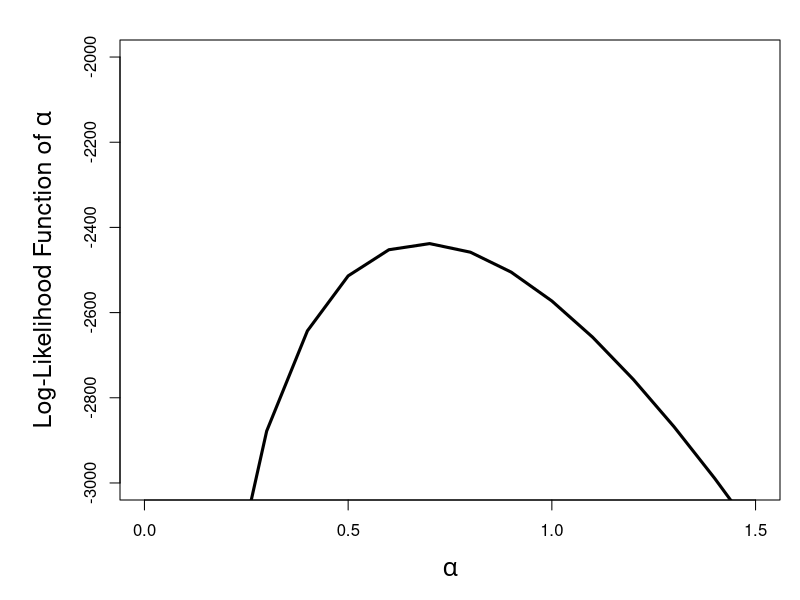

This figure's R source:
##### HW6_2 #####

### a ####
claims <- c(rep.int(0, 7840), rep.int(1, 1317), rep.int(2, 239), rep.int(3, 42), 
                   rep.int(4, 14), rep.int(5,4), rep.int(6,4), rep.int(7,1))
b = 3.2
a_mom <- round(b*mean(claims), 3)

### b ###

LF <- NULL ; logLF <- NULL

log_LF <- function(x, a, b = 3.2){
  xi <- unique(x)
  for(i in 1:length(xi)){
    counts <- length(x[x == xi[i]])
    LF[i] <- (b^a/gamma(a))*(gamma(a+ xi[i])/ factorial(xi[i]))*(1/(b+1)^(a+x[i]))
    logLF[i] <- log(LF[i])*counts
  }
  sum(logLF)
}

a_MLE <- optimize(log_LF, c(0.1,1), maximum = T, x=claims)$maximum ## a_MLE

### Plot of log-likelihood function ####
a <- seq(0.000001,100, by=0.1)
log_lfun <- sapply(a, log_LF, x=claims)
par(mar=c(5,6,2,1))
plot( a, log_lfun, type = "l", xlim=c(0,1.5), ylim=c(-3000, -2000),lwd=3, 
     ylab = expression(paste("Log-Likelihood Function of ", alpha)), 
     xlab = expression(alpha), cex.lab =1.5 )

### Bootstrapping for CI ### 
boot_mle = NULL
sim=1000
for(i in 1:sim){
  boot <- sample(claims, length(claims))
  boot_mle[i] <- optimize(log_LF, c(0.1,1), maximum = T, x=boot)$maximum
}

pivotal_alpha = c(2*a_MLE-quantile(boot_mle,.975), 2*a_MLE-quantile(boot_mle,.025))
  

#### 2c ####
prbs=NULL
pi_hat <- function(pr, a, b=3.2){
  for(i in 1:length(pr)){
    prbs[i] <- (b^a/gamma(a))*(gamma(a+ pr[i])/ factorial(pr[i]))*(1/(b+1)^(a+pr[i]))
    }
  sum(prbs)
  }
  
pi_hat_mle <- pi_hat(pr=c(3:7), a=a_MLE)

pi_mle= NULL
for(i in 1:sim){
  boot <- sample(claims, length(claims))
  boot_mle <- optimize(log_LF, c(0.1,1), maximum = T, x=boot)$maximum
  pi_mle[i] <- pi_hat(pr=c(3:7), a=boot_mle)
}

pivotal_pi = c(2*pi_hat_mle-quantile(pi_mle,.975), 2*pi_hat_mle-quantile(pi_mle,.025))

  
  